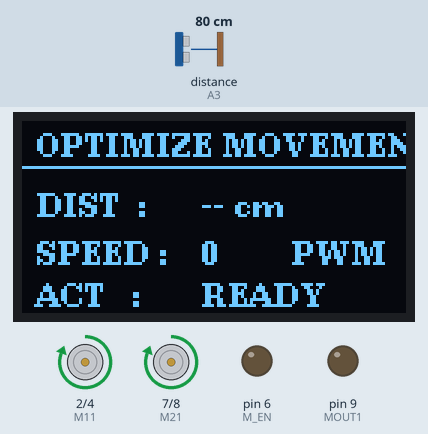
A sketch run on a simulated Arduino Uno, built with avr-gcc and run on an emulated ATmega328P. On the bench: 128×64 one-colour display, motor-driver pin pairs drawn as motors (green arrow = first pin HIGH = forward, orange = second pin HIGH = backward, longer = more drive), output pins drawn as LEDs (lit = HIGH). Wiring (inferred from the names in the program): ultrasonic range finder: trigger pin 5; echo A3. Inputs (shaded band) come from the test bench; at power-on: distance to the obstacle (sensor on A3) 80 cm. The echo pulse lasts 58.3 µs per cm; pins used as bus, display or sensor lines are not drawn; what the sketch prints to the serial monitor is not drawn.

Above: at 1.0 s.
At 2.5 s:
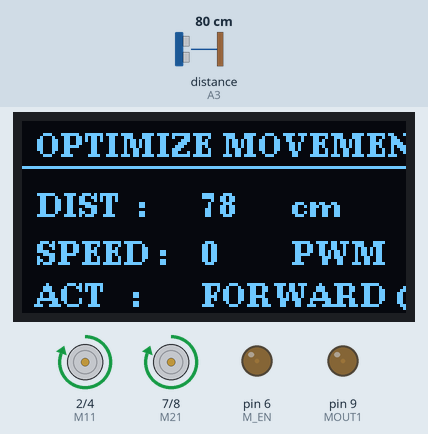
2.6 s: distance to the obstacle (sensor on A3) set to 23 cm
At 4.5 s:
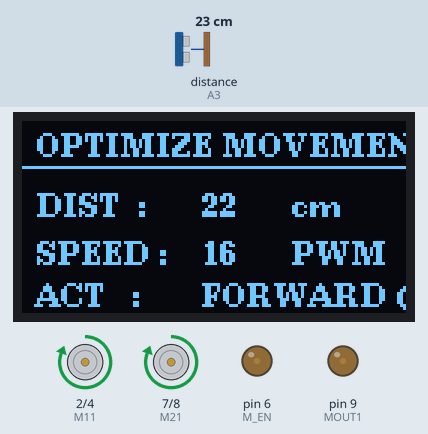
5.3 s: distance to the obstacle (sensor on A3) set to 20 cm
At 7.4 s:
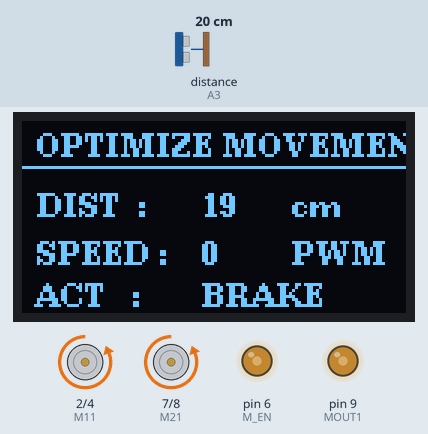
9.3 s: distance to the obstacle (sensor on A3) set to 60 cm
At 11.8 s:
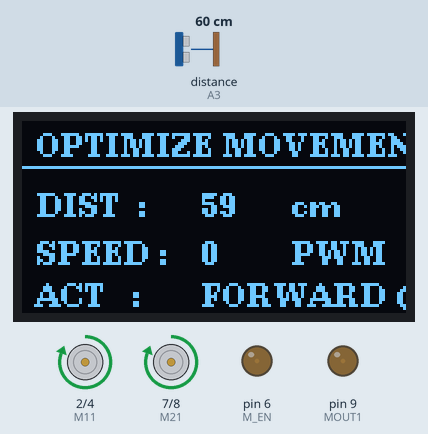
Timing chart, 0 to 18.9 s (numbered marks = the images above; inputs shaded):
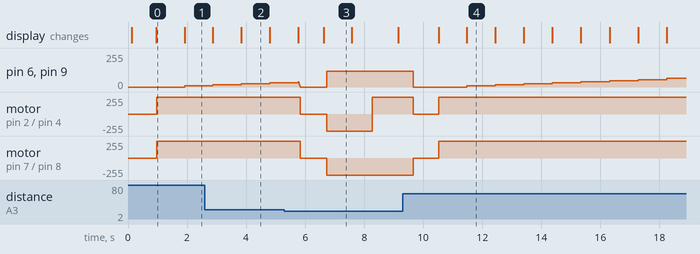

Measured:
- the behaviour switches between 22 and 21 cm on distance to the obstacle (sensor on A3) (found by bisection; images 2 and 3)
- after the input at 5.3 s, motor on pin 2 (M11) / pin 4 (M12): forward 255/255 → stopped after 0.54 s, → backward 255/255 0.89 s later, → forward 255/255 1.5 s later; motor on pin 7 (M21) / pin 8 (M22): forward 255/255 → stopped after 0.54 s, → backward 255/255 0.89 s later; the display: first differs from a run without the input after 1.3 s (image 3)
- what the display in image 0 shows lasts 0.9 s, from 1.0 s to 1.9 s
- what the display in image 3 shows lasts 1.0 s, from 6.6 s to 7.6 s

The sketch:

Practical_80.ino
```cpp
/*
==================================================
Day 40 | Practical-80: Optimize Movement
Board  : Young Engineer Board / Auto-Botix (Schematic Verified)
Hardware:
  - Motors: L293D (M11: 2, M12: 4, EN1: 6, M21: 7, M22: 8, EN2: 9)
  - Ultrasonic: Trig (Pin 5), Echo (Pin A3)
  - OLED Display: I2C via U8g2 (128 bytes RAM safe)
Logic:
  - Non-blocking smooth PWM acceleration / deceleration (Anti-slip / Anti-jerk)
  - Fast obstacle avoidance escape: Stop -> Back (700ms) -> Turn (500ms)
  - Telemetry streaming to OLED and Serial Monitor
==================================================
*/

#include <Wire.h>
#include <U8g2lib.h>

// 1. PIN DEFINITIONS (Schematic Matched)
#define TRIG_PIN 5
#define ECHO_PIN A3

// L293D Motor Pins
#define M11      2
#define M12      4
#define M_EN     6   // Left Motor PWM
#define M21      7
#define M22      8
#define MOUT1    9   // Right Motor PWM

// 2. RAM-SAFE OLED CONSTRUCTOR
U8G2_SSD1306_128X64_NONAME_1_HW_I2C u8g2(U8G2_R0, /* reset=*/ U8X8_PIN_NONE);

// 3. PARAMETERS FOR MOVEMENT OPTIMIZATION
const int MAX_CRUISE_SPEED = 220; // Smooth cruise speed
const int MIN_START_SPEED  = 120; // Overcomes initial static friction
const int OBSTACLE_DIST    = 20;  // Threshold in cm
const int RAMP_STEP        = 8;   // PWM increment per tick

int currentSpeed = 0;
int targetSpeed  = 0;
int distance     = 999;
const char* actionState = "IDLE";

unsigned long lastRampTime   = 0;
unsigned long lastSensorTime = 0;
unsigned long lastSerialTime = 0;

//-------------------------------------------
// MOTOR CONTROL
void setMotorOutputs(byte m11, byte m12, byte m21, byte m22) {
  digitalWrite(M11, m11); digitalWrite(M12, m12);
  digitalWrite(M21, m21); digitalWrite(M22, m22);
}

void applySpeed(int spd) {
  analogWrite(M_EN, spd);
  analogWrite(MOUT1, spd);
}

// Smooth Non-blocking Speed Ramping
void processSpeedRamp() {
  if (millis() - lastRampTime >= 15) { // Update every 15ms
    lastRampTime = millis();

    if (currentSpeed < targetSpeed) {
      currentSpeed += RAMP_STEP;
      if (currentSpeed > targetSpeed) currentSpeed = targetSpeed;
    } else if (currentSpeed > targetSpeed) {
      currentSpeed -= RAMP_STEP;
      if (currentSpeed < targetSpeed) currentSpeed = targetSpeed;
    }
    applySpeed(currentSpeed);
  }
}

void hardStop() {
  setMotorOutputs(LOW, LOW, LOW, LOW);
  currentSpeed = 0;
  targetSpeed  = 0;
  applySpeed(0);
}

//-------------------------------------------
// ULTRASONIC READING
int readDistance() {
  digitalWrite(TRIG_PIN, LOW);
  delayMicroseconds(2);
  digitalWrite(TRIG_PIN, HIGH);
  delayMicroseconds(10);
  digitalWrite(TRIG_PIN, LOW);

  long duration = pulseIn(ECHO_PIN, HIGH, 20000); // 20ms timeout
  if (duration == 0) return 999;
  return duration * 0.034 / 2;
}

//-------------------------------------------
// OPTIMIZED ESCAPE MANEUVER
void executeAvoidanceManeuver() {
  // 1. Soft Brake
  targetSpeed = 0;
  while (currentSpeed > 0) {
    processSpeedRamp();
  }
  hardStop();
  actionState = "BRAKE";
  updateDisplay();
  delay(100);

  // 2. Controlled Reverse
  setMotorOutputs(LOW, HIGH, LOW, HIGH);
  targetSpeed = 200;
  currentSpeed = MIN_START_SPEED;
  applySpeed(currentSpeed);
  actionState = "REVERSE";
  updateDisplay();
  delay(700); // 700ms safe back-up

  // 3. Quick Pivot Turn
  setMotorOutputs(HIGH, LOW, LOW, HIGH); // Turn Right
  actionState = "PIVOT TURN";
  updateDisplay();
  delay(500);

  hardStop();
}

//-------------------------------------------
// OLED DASHBOARD
void updateDisplay() {
  u8g2.firstPage();
  do {
    u8g2.setFont(u8g2_font_ncenB08_tr);
    u8g2.drawStr(5, 12, "OPTIMIZE MOVEMENT");
    u8g2.drawHLine(0, 15, 128);

    // Distance
    u8g2.drawStr(5, 32, "DIST  :");
    if (distance >= 999 || distance <= 0) {
      u8g2.drawStr(60, 32, "-- cm");
    } else {
      char buf[6];
      itoa(distance, buf, 10);
      u8g2.drawStr(60, 32, buf);
      u8g2.drawStr(90, 32, "cm");
    }

    // PWM Speed
    u8g2.drawStr(5, 48, "SPEED :");
    char spdBuf[6];
    itoa(currentSpeed, spdBuf, 10);
    u8g2.drawStr(60, 48, spdBuf);
    u8g2.drawStr(90, 48, "PWM");

    // Action State
    u8g2.drawStr(5, 62, "ACT   :");
    u8g2.drawStr(60, 62, actionState);

  } while (u8g2.nextPage());
}

//-------------------------------------------
void setup() {
  Serial.begin(9600);
  delay(100);

  pinMode(TRIG_PIN, OUTPUT);
  pinMode(ECHO_PIN, INPUT);

  pinMode(M11, OUTPUT);
  pinMode(M12, OUTPUT);
  pinMode(M_EN, OUTPUT);
  pinMode(M21, OUTPUT);
  pinMode(M22, OUTPUT);
  pinMode(MOUT1, OUTPUT);

  hardStop();
  u8g2.begin();

  Serial.println(F("========================================"));
  Serial.println(F(" DAY 40 | PRACTICAL-80: OPTIMIZE MOVE   "));
  Serial.println(F("========================================"));

  actionState = "READY";
  updateDisplay();
}

//-------------------------------------------
void loop() {
  // 1. NON-BLOCKING SPEED RAMPING (Runs constantly)
  processSpeedRamp();

  // 2. ULTRASONIC SENSOR SAMPLING (Every 60ms)
  if (millis() - lastSensorTime >= 60) {
    lastSensorTime = millis();
    distance = readDistance();

    if (distance > 0 && distance <= OBSTACLE_DIST) {
      executeAvoidanceManeuver();
    } else {
      // Clear path: set forward and ramp up
      setMotorOutputs(HIGH, LOW, HIGH, LOW);
      targetSpeed = MAX_CRUISE_SPEED;
      actionState = "FORWARD (RAMP)";
    }
    updateDisplay();
  }

  // 3. SERIAL LOGGING (Every 500ms)
  if (millis() - lastSerialTime >= 500) {
    lastSerialTime = millis();
    Serial.print(F("Dist: "));
    if (distance == 999) Serial.print(F("--"));
    else Serial.print(distance);
    Serial.print(F(" cm | PWM: "));
    Serial.print(currentSpeed);
    Serial.print(F(" | Action: "));
    Serial.println(actionState);
  }
}
```
